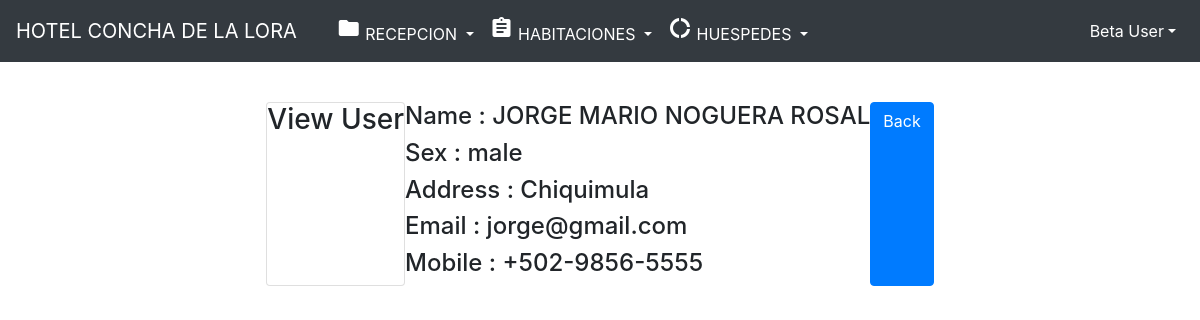
Screenshot of /user/viewuser/182 with the database file from the repository.
### tables this page shows
CREATE TABLE `usertable` (
  `id` int(11) NOT NULL,
  `name` varchar(50) NOT NULL,
  `sex` varchar(10) NOT NULL,
  `username` varchar(32) NOT NULL,
  `password` varchar(32) NOT NULL,
  `mobile` varchar(15) NOT NULL,
  `address` varchar(50) NOT NULL,
  `email` varchar(50) NOT NULL,
  `image` varchar(50) NOT NULL
);

### application/controllers/User.php (called while the page is built, shortened)
<?php
class user extends  CI_Controller{
    public function viewuser($userid = "")
    {
       $this->load->view('template/inc/header.php');
	   $data['userdata'] = $this->HomeModel->getsingleuser($userid);
       $this->load->view('template/home/viewuser.php',$data);
       $this->load->view('template/inc/footer.php');
    }
}

### index.php (called while the page is built, shortened)
<?php
require_once BASEPATH.'core/CodeIgniter.php';

### application/models/HomeModel.php (called while the page is built, shortened)
<?php
    class HomeModel extends  CI_Model{
        public function __construct()
        {
            $this->db = $this->load->database("default",TRUE);
        }
        public function getsingleuser($userid)
        {
            $this->db->where('id', $userid);
            $result = $this->db->get('usertable');
            return $result->result_array();
        }
    }
?>

### application/views/template/home/viewuser.php (the view)
<div class="row" style="margin-top: 40px;">
    <div class="card">
		<h3 >View User</h3>
	</div>
	<div class="well">
		<h4>Name : <?php echo $userdata[0]['name']; ?></h4>
		<h4>Sex : <?php echo $userdata[0]['sex']; ?></h4>
		<h4>Address : <?php echo $userdata[0]['address']; ?></h4>
		<h4>Email : <?php echo $userdata[0]['email']; ?></h4>
		<h4>Mobile : <?php echo $userdata[0]['mobile']; ?></h4>
	</div>
	<a href="<?php echo site_url("Home"); ?>" class="btn btn-primary">Back</a>
</div>

### rows the page displays
usertable: name "JORGE MARIO NOGUERA ROSAL", sex "male", address "Chiquimula", email "jorge@gmail.com", mobile "+502-9856-5555"
